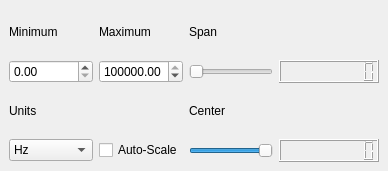
<?xml version="1.0" encoding="UTF-8"?>
<ui version="4.0">
 <class>FrequencyControls</class>
 <widget class="QDockWidget" name="FrequencyControls">
  <property name="geometry">
   <rect>
    <x>0</x>
    <y>0</y>
    <width>388</width>
    <height>171</height>
   </rect>
  </property>
  <property name="windowTitle">
   <string>Frequency Controls</string>
  </property>
  <widget class="QWidget" name="dockWidgetContents">
   <layout class="QGridLayout" name="gridLayout">
    <item row="0" column="0">
     <widget class="QLabel" name="label">
      <property name="text">
       <string>Minimum</string>
      </property>
     </widget>
    </item>
    <item row="0" column="1">
     <widget class="QLabel" name="label_2">
      <property name="text">
       <string>Maximum</string>
      </property>
     </widget>
    </item>
    <item row="0" column="2">
     <widget class="QLabel" name="label_3">
      <property name="text">
       <string>Span</string>
      </property>
     </widget>
    </item>
    <item row="1" column="0">
     <widget class="QDoubleSpinBox" name="minBox">
      <property name="minimum">
       <double>0.000000000000000</double>
      </property>
      <property name="maximum">
       <double>9000000.000000000000000</double>
      </property>
      <property name="value">
       <double>0.000000000000000</double>
      </property>
     </widget>
    </item>
    <item row="1" column="1">
     <widget class="QDoubleSpinBox" name="maxBox">
      <property name="minimum">
       <double>0.000000000000000</double>
      </property>
      <property name="maximum">
       <double>90000000.000000000000000</double>
      </property>
      <property name="value">
       <double>25000000.000000000000000</double>
      </property>
     </widget>
    </item>
    <item row="1" column="2">
     <widget class="QSlider" name="spanSlider">
      <property name="minimum">
       <number>1</number>
      </property>
      <property name="maximum">
       <number>90000000</number>
      </property>
      <property name="value">
       <number>50</number>
      </property>
      <property name="orientation">
       <enum>Qt::Horizontal</enum>
      </property>
     </widget>
    </item>
    <item row="1" column="3">
     <widget class="QLCDNumber" name="spanLCD">
      <property name="digitCount">
       <number>9</number>
      </property>
     </widget>
    </item>
    <item row="2" column="0">
     <widget class="QLabel" name="label_4">
      <property name="text">
       <string>Units</string>
      </property>
     </widget>
    </item>
    <item row="2" column="2">
     <widget class="QLabel" name="label_5">
      <property name="text">
       <string>Center</string>
      </property>
     </widget>
    </item>
    <item row="3" column="0">
     <widget class="QComboBox" name="unitsBox">
      <item>
       <property name="text">
        <string>Hz</string>
       </property>
      </item>
      <item>
       <property name="text">
        <string>MHz</string>
       </property>
      </item>
      <item>
       <property name="text">
        <string>GHz</string>
       </property>
      </item>
     </widget>
    </item>
    <item row="3" column="1">
     <widget class="QCheckBox" name="autoScaleButton">
      <property name="text">
       <string>Auto-Scale</string>
      </property>
     </widget>
    </item>
    <item row="3" column="2">
     <widget class="QSlider" name="centerSlider">
      <property name="minimum">
       <number>0</number>
      </property>
      <property name="maximum">
       <number>90000000</number>
      </property>
      <property name="value">
       <number>10000000</number>
      </property>
      <property name="orientation">
       <enum>Qt::Horizontal</enum>
      </property>
     </widget>
    </item>
    <item row="3" column="3">
     <widget class="QLCDNumber" name="centerLCD">
      <property name="digitCount">
       <number>9</number>
      </property>
     </widget>
    </item>
   </layout>
  </widget>
 </widget>
 <resources/>
 <connections>
  <connection>
   <sender>spanSlider</sender>
   <signal>valueChanged(int)</signal>
   <receiver>spanLCD</receiver>
   <slot>display(int)</slot>
   <hints>
    <hint type="sourcelabel">
     <x>308</x>
     <y>87</y>
    </hint>
    <hint type="destinationlabel">
     <x>355</x>
     <y>78</y>
    </hint>
   </hints>
  </connection>
  <connection>
   <sender>centerSlider</sender>
   <signal>valueChanged(int)</signal>
   <receiver>centerLCD</receiver>
   <slot>display(int)</slot>
   <hints>
    <hint type="sourcelabel">
     <x>268</x>
     <y>153</y>
    </hint>
    <hint type="destinationlabel">
     <x>341</x>
     <y>156</y>
    </hint>
   </hints>
  </connection>
 </connections>
</ui>
